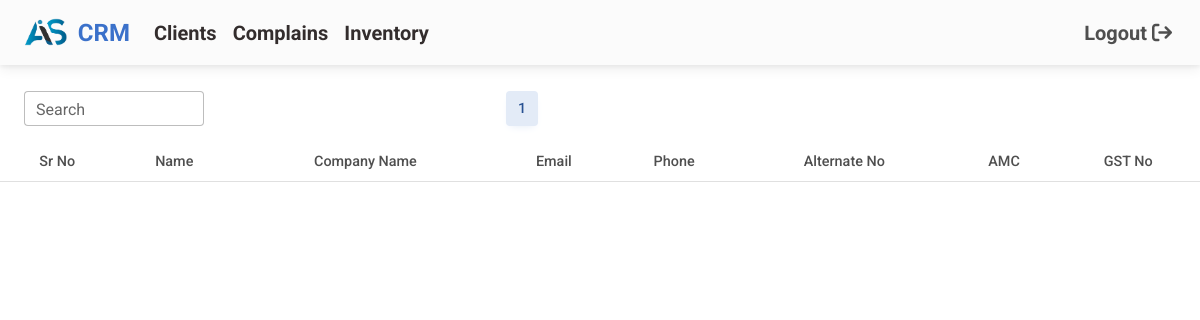
Page /view-client/ (signed in) on the earlier database version.
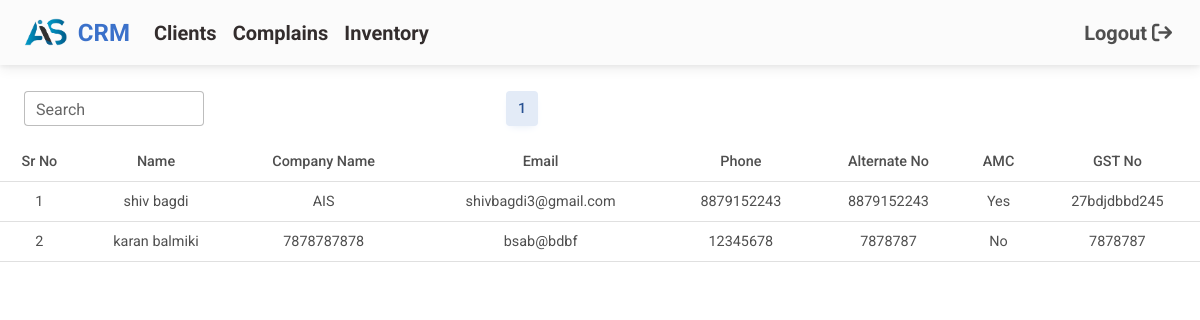
Same page on the later database version.
### client/models.py (models this page shows, shortened)
class clients(models.Model):
    created_at = models.DateTimeField(auto_now_add=True)
    first_name = models.CharField(max_length=50)
    last_name = models.CharField(max_length=50)
    email = models.CharField(max_length=100, blank=True, unique=True)
    phone = models.IntegerField(unique=True)
    Alternate_no = models.IntegerField(unique=True, blank=True)
    GST_no = models.CharField(max_length=150, unique=True)
    company_name = models.CharField(max_length=50, blank=True)
    amc_client = models.BooleanField(default=False)
    amc_start_date = models.DateField(null=True, blank=True)
    amc_end_date = models.DateField(null=True, blank=True)
    updated_at = models.DateTimeField(auto_now=True, blank=True)

### client/views.py (the view)
# urls.py: path("view-client/", view_client, name='view-client'),
def view_client(request):
    search_query = request.GET.get('search_query', '')
    items_per_page = 15
    if search_query:
        clients_list = clients.objects.filter(
            Q(first_name__icontains=search_query) |
            Q(last_name__icontains=search_query) |
            Q(email__icontains=search_query) |
            Q(company_name__icontains=search_query)
        )
    else:
        clients_list = clients.objects.all()
    paginator = Paginator(clients_list, items_per_page)
    page_number = request.GET.get('page')
    page = paginator.get_page(page_number)
    max_pages = 5  # Show 5 page numbers
    current_page = page.number
    total_pages = paginator.num_pages
    half_max_pages = max_pages // 2
    start_page = max(1, current_page - half_max_pages)
    end_page = min(total_pages, start_page + max_pages - 1)
    return render(request, 'view_clients.html', {
        'page': page,
        'start_page': start_page,
        'end_page': end_page,
    })

### client/templatetags/custom_filters.py (called while the page is built)
@register.filter
def get_pagination_range(current_page, max_page_count):
    middle_value = max_page_count // 2
    total_pages = current_page.paginator.num_pages
    if current_page.number <= middle_value:
        start_page = 1
        end_page = min(total_pages, max_page_count)
    elif current_page.number > total_pages - middle_value:
        start_page = max(1, total_pages - max_page_count + 1)
        end_page = total_pages
    else:
        start_page = current_page.number - middle_value
        end_page = current_page.number + middle_value
    return range(start_page, end_page + 1)

### client/templates/view_clients.html (shortened to what this page needs)
{% extends 'base.html' %}
{% block content %}
{% load custom_filters %}
{% if user.is_authenticated %}
<div class="row">
  <div class="col-md-2 ms-4">
    <div class="form-outline">
      <input type="text" name="search_query" id="search-input" class="form-control" />
      <label class="form-label" for="form12">Search</label>
    </div>
  </div>
  <br>
  <br>
  <div class="col-md-6">
    <nav aria-label="...">
      <ul class="pagination justify-content-center">
        {% for i in page|get_pagination_range:5 %}
        <li class="page-item{% if i == page.number %} active{% endif %}">
          <a class="page-link" href="?page={{ i }}">{{ i }}</a>
        </li>
        {% endfor %}
      </ul>
    </nav>
  </div>
</div>
<div class="table-responsive">
  <table class="table table-hover table-sm">
    <thead>
      <tr class="text-center">
        <th scope="col">Sr No</th>
        <th scope="col">Name</th>
        <th scope="col">Company Name</th>
        <th scope="col">Email</th>
        <th scope="col">Phone</th>
        <th scope="col">Alternate No</th>
        <th scope="col">AMC</th>
        <th scope="col">GST No</th>
      </tr>
    </thead>
    <tbody id="search-results-table">
      {% for clients in page %}
      <tr class="text-center" data-client-id="{{ clients.id }}">
        <td>{{ forloop.counter }}</td>
        <td>{{ clients.first_name }} {{ clients.last_name }}</td>
        <td>{{ clients.company_name }}</td>
        <td>{{ clients.email }}</td>
        <td>{{ clients.phone }}</td>
        <td>{{ clients.Alternate_no }}</td>
        {% if clients.amc_client %}
        <td>Yes</td>
        {% else %}
        <td>No</td>
        {% endif %}
        <td>{{ clients.GST_no }}</td>
      </tr>
      {% endfor %}
    </tbody>
  </table>
</div>
{% endif %}
{% endblock %}

Differences in the rows shown:
added clients: first_name "shiv", last_name "bagdi", company_name "AIS", email "shivbagdi3@gmail.com", phone "8879152243", Alternate_no "8879152243", amc_client "Yes", GST_no "27bdjdbbd245"
added clients: first_name "karan", last_name "balmiki", company_name "7878787878", email "bsab@bdbf", phone "12345678", Alternate_no "7878787", amc_client "No", GST_no "7878787"
